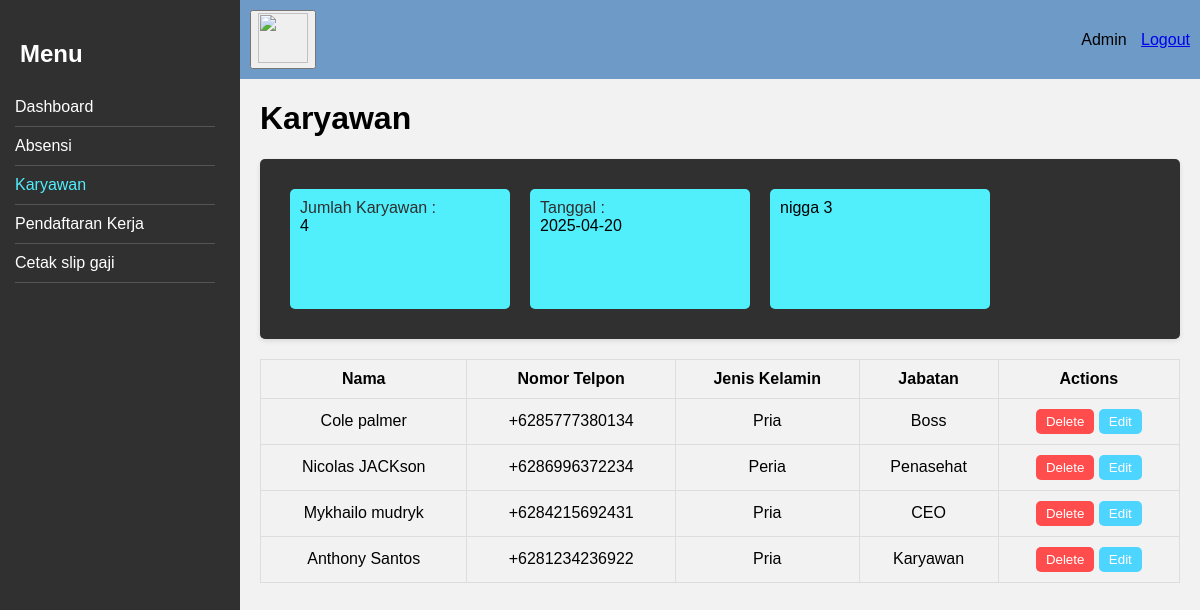
Before: /admin_view/admin_karyawan.php with the older database file.
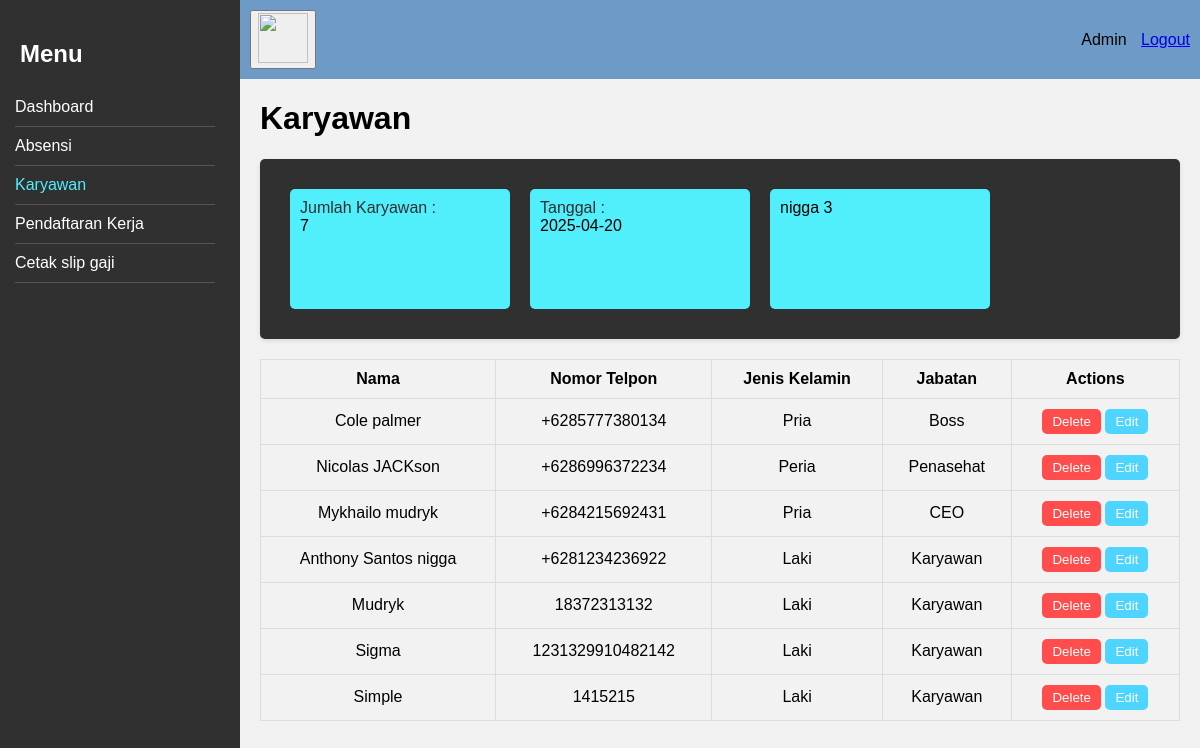
After: the same page with the newer database file.
### tables this page shows
CREATE TABLE `karyawan` (
  `id` int NOT NULL,
  `nama` varchar(250) NOT NULL,
  `nomortelp` varchar(250) NOT NULL,
  `jenis_kelamin` varchar(250) NOT NULL,
  `jabatan` varchar(250) NOT NULL,
  `token` varchar(6) NOT NULL
);

### admin_view/admin_karyawan.php (the view, shortened to what this page needs)
<!DOCTYPE html>
<html lang="en">
<head>
</head>
<body>
    <div class="container">
        <div id="sidebar" class="sidebar">
            <h2>Menu</h2>
            <ul>
                <li><a href="admin_dashboard.php">Dashboard</a></li>
                <li><a href="admin_absensi.php">Absensi</a></li>
                <li><a href="#">Karyawan</a></li>
                <li><a href="admin_dafker.php">Pendaftaran Kerja</a></li>
                <li><a href="">Cetak slip gaji</a></li>
            </ul>
        </div>
        <div class="main">
        <div class="navbar">
          <button id="sidebartombol">
            <img src="https://png.pngtree.com/png-clipart/20230215/ourmid/pngtree-wild-of-beautiful-monkey-png-image_6602335.png" alt="" style="width: 50px; height: 50px;">
          </button>
          <div>
            Admin
            <a href="../logout.php" class="logout" onclick="return confirm('Apakah Anda yakin ingin logout?')">Logout</a>
          </div>
        </div>
            <h1>Karyawan</h1>
            <div class="dashboardj">
                <div class="kotak">
                    <?php
                    include('../database.php');
                    $sql = "SELECT COUNT(*) FROM karyawan";
                    $result=$db->query($sql);
                    if($result->num_rows>0){
                        while($row = $result->fetch_assoc()){
                            echo '<span class=jk>Jumlah Karyawan : </span>' .'<br>' .$row['COUNT(*)'];
                        }
                    }
                    ?>
                </div>
                <div class="kotak">
                    <?php
                    echo '<span class=jk>Tanggal : </span>'. '<br>'.date('Y-m-d');
                    ?>
                </div>
                <div class="kotak">nigga 3</div>
            </div>
            <table>
                <tr>
                    <th>Nama</th>
                    <th>Nomor Telpon</th>
                    <th>Jenis Kelamin</th>
                    <th>Jabatan</th>
                    <th>Actions</th>
                </tr>
            <?php
            include('../database.php');
            $sql = "SELECT nama, nomortelp, jenis_kelamin, jabatan from karyawan";
            $result = $db->query($sql);
            if($result->num_rows > 0){
                while($row = $result->fetch_assoc()){
                    echo "<tr>
                        <td>" . ucfirst($row['nama']) . "</td>
                        <td>" . ucfirst($row['nomortelp']) . "</td>
                        <td>" . ucfirst($row['jenis_kelamin']) . "</td>
                        <td>" . ucfirst($row['jabatan']) . "</td>
                        <td>
                            <form action='delete_karyawan.php' method='post' style='display:inline;'>
                                <input type='hidden' name='id' value='{$row['nama']}'>
                                <input type='submit' value='Delete' class='delete' onclick='return confirm(\"Are you sure you want to delete this record?\");'>
                            </form>
                            <form action='edit_karyawan.php' method='post' style='display:inline;'>
                                <input type='hidden' name='id' value='{$row['nama']}'>
                                <input type='submit' value='Edit' class='edit'>
                            </form>
                        </td>
                    </tr>";
                }
            }else{
                echo "<tr><td colspan='6'>tidak ada karyawan</td></tr>";
            }
            ?>
            </table>
        </div>
    </div>
</body>
</html>

### admin_view/admin_karyawan.php (style rules this page uses)
body { font-family: sans-serif; margin: 0; padding: 0; background-color: #f2f2f2; }
.container { display: flex; width: 100%; height: 100vh; }
.sidebar { background-color: #303030; color: #fff; width: 200px; padding: 20px; }
.sidebar ul { list-style: none; padding: 0; margin: 0; }
.sidebar li { padding: 10px 0; border-bottom: 1px solid #555; transform: translateX(-5px); transition: all 0.3s ease; }
.sidebar a { color: #fff; text-decoration: none; transition: all .5s ease; }
.sidebar ul li:nth-child(3) a { color: #51eefc; }
.main { flex: 1; padding: 20px; }
.dashboardj { background-color: #303030; padding: 20px; border-radius: 5px; box-shadow: 0 2px 5px rgba(0, 0, 0, 0.1); margin-bottom: 20px; display: flex; }
.dashboardj .kotak { display: inline-block; width: 200px; height: 100px; background-color: #51eefc; margin: 10px; padding: 10px; border-radius: 5px; box-shadow: 0 2px 5px rgba(0, 0, 0, 0. 1); }
.sidebar { width: 200px; transition: all 0.3s ease; }
.navbar { background-color: #6d9ac7; padding: 10px; margin-top: -20px; margin-left: -20px; margin-right: -20px; display: flex; justify-content: space-between; align-items: center; }
.navbar .logout { margin-left: 10px; }
table { width: 100%; border-collapse: collapse; margin: 20px auto; }
th { background-color: #f2f2f2; }
th,td { border: 1px solid #ddd; padding: 10px; text-align: center; }
.delete { background-color: #ff4d4d; color: white; border: none; padding: 5px 10px; border-radius: 5px; cursor: pointer; transition: background-color 0.3s; }
.edit { background-color:rgb(77, 213, 255); color: white; border: none; padding: 5px 10px; border-radius: 5px; cursor: pointer; transition: background-color 0.3s; }
.jk { color: #303030; }

Changed rows visible on the page:
changed karyawan: nama "Anthony Santos" → "Anthony Santos nigga"; jenis_kelamin "Pria" → "Laki"
added karyawan: nama "Mudryk", nomortelp "18372313132", jenis_kelamin "Laki", jabatan "Karyawan"
added karyawan: nama "Sigma", nomortelp "1231329910482142", jenis_kelamin "Laki", jabatan "Karyawan"
added karyawan: nama "Simple", nomortelp "1415215", jenis_kelamin "Laki", jabatan "Karyawan"
Other visible differences:
new list line: "Jumlah Karyawan : 7"
list line gone: "Jumlah Karyawan : 4"
